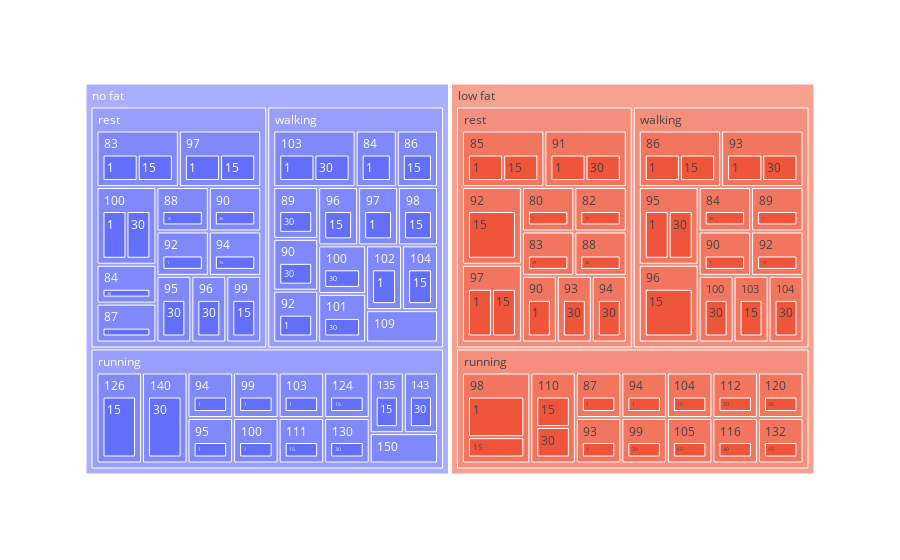

The notebook cell saved with this chart:
### Code cell
tree_map = px.treemap(df, path=['diet', 'kind', 'pulse', 'time']).show()

### Figure 1 — Plotly figure (JSON) as saved in the notebook; plotly's stock layout.template omitted (floating-point values rounded to 4 significant figures; data arrays with more than 128 entries replaced by an {"elided": "..."} marker saying what was removed)
{"data": [{"branchvalues": "total", "domain": {"x": [0, 1], "y": [0, 1]}, "hovertemplate": "labels=%{label}<br>count=%{value}<br>parent=%{parent}<br>id=%{id}<extra></extra>", "ids": {"elided": "944 str values"}, "labels": {"elided": "944 str values"}, "name": "", "parents": {"elided": "944 str values"}, "type": "treemap", "values": {"elided": "944 int values"}}], "layout": {"legend": {"tracegroupgap": 0}, "margin": {"t": 60}}}
